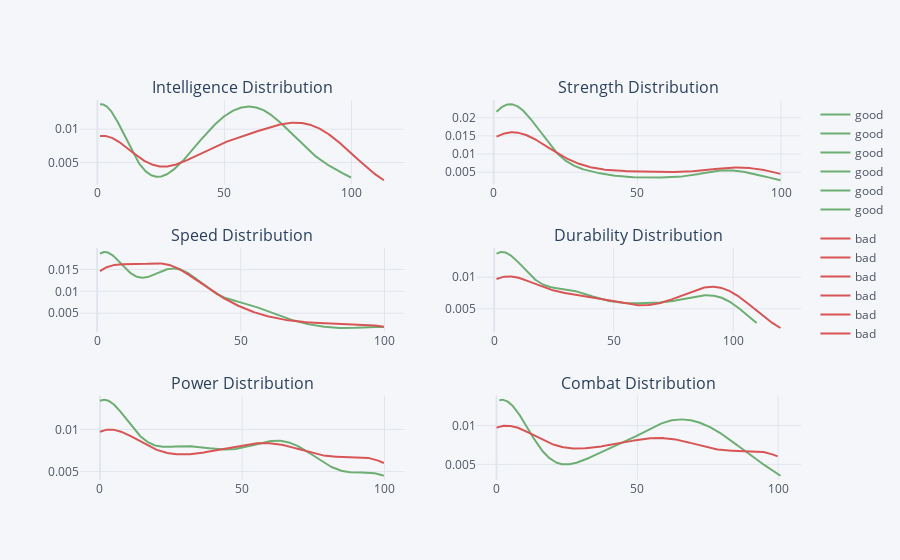

This figure's notebook cell:
### Code cell
titles = ['Intelligence Distribution', 'Strength Distribution', 'Speed Distribution', 'Durability Distribution', 'Power Distribution', 'Combat Distribution']

py.iplot(cf.subplots([fig1, fig2, fig3, fig4, fig5, fig6,],subplot_titles=titles, shape=(3,2)))

## 다른 능력치들은 비슷한 분포를 보이나, 
## Combat(전투력?)의 경우 좋은 캐릭터들이 더 우세하고
## Intelligence(지능)의 경우 나쁜 캐릭터들이 더 우세한 경향이 있다.

### Figure 1 — Plotly figure (JSON) as saved in the notebook; plotly's stock layout.template omitted (floating-point values rounded to 4 significant figures; data arrays with more than 128 entries replaced by an {"elided": "..."} marker saying what was removed)
{"data": [{"legendgroup": "good", "marker": {"color": "#6DAE73"}, "mode": "lines", "name": "good", "showlegend": true, "type": "scatter", "x": {"elided": "500 float values"}, "xaxis": "x", "y": {"elided": "500 float values"}, "yaxis": "y"}, {"legendgroup": "bad", "marker": {"color": "#D85555"}, "mode": "lines", "name": "bad", "showlegend": true, "type": "scatter", "x": {"elided": "500 float values"}, "xaxis": "x", "y": {"elided": "500 float values"}, "yaxis": "y"}, {"legendgroup": "good", "marker": {"color": "#6DAE73", "symbol": "line-ns-open"}, "mode": "markers", "name": "good", "showlegend": false, "type": "scatter", "x": {"elided": "432 int values"}, "xaxis": "x", "y": {"elided": "432 str values"}, "yaxis": "y"}, {"legendgroup": "bad", "marker": {"color": "#D85555", "symbol": "line-ns-open"}, "mode": "markers", "name": "bad", "showlegend": false, "type": "scatter", "x": {"elided": "165 int values"}, "xaxis": "x", "y": {"elided": "165 str values"}, "yaxis": "y"}, {"legendgroup": "good", "marker": {"color": "#6DAE73"}, "mode": "lines", "name": "good", "showlegend": true, "type": "scatter", "x": {"elided": "500 float values"}, "xaxis": "x2", "y": {"elided": "500 float values"}, "yaxis": "y2"}, {"legendgroup": "bad", "marker": {"color": "#D85555"}, "mode": "lines", "name": "bad", "showlegend": true, "type": "scatter", "x": {"elided": "500 float values"}, "xaxis": "x2", "y": {"elided": "500 float values"}, "yaxis": "y2"}, {"legendgroup": "good", "marker": {"color": "#6DAE73", "symbol": "line-ns-open"}, "mode": "markers", "name": "good", "showlegend": false, "type": "scatter", "x": {"elided": "432 int values"}, "xaxis": "x2", "y": {"elided": "432 str values"}, "yaxis": "y2"}, {"legendgroup": "bad", "marker": {"color": "#D85555", "symbol": "line-ns-open"}, "mode": "markers", "name": "bad", "showlegend": false, "type": "scatter", "x": {"elided": "165 int values"}, "xaxis": "x2", "y": {"elided": "165 str values"}, "yaxis": "y2"}, {"legendgroup": "good", "marker": {"color": "#6DAE73"}, "mode": "lines", "name": "good", "showlegend": true, "type": "scatter", "x": {"elided": "500 float values"}, "xaxis": "x3", "y": {"elided": "500 float values"}, "yaxis": "y3"}, {"legendgroup": "bad", "marker": {"color": "#D85555"}, "mode": "lines", "name": "bad", "showlegend": true, "type": "scatter", "x": {"elided": "500 float values"}, "xaxis": "x3", "y": {"elided": "500 float values"}, "yaxis": "y3"}, {"legendgroup": "good", "marker": {"color": "#6DAE73", "symbol": "line-ns-open"}, "mode": "markers", "name": "good", "showlegend": false, "type": "scatter", "x": {"elided": "432 int values"}, "xaxis": "x3", "y": {"elided": "432 str values"}, "yaxis": "y3"}, {"legendgroup": "bad", "marker": {"color": "#D85555", "symbol": "line-ns-open"}, "mode": "markers", "name": "bad", "showlegend": false, "type": "scatter", "x": {"elided": "165 int values"}, "xaxis": "x3", "y": {"elided": "165 str values"}, "yaxis": "y3"}, {"legendgroup": "good", "marker": {"color": "#6DAE73"}, "mode": "lines", "name": "good", "showlegend": true, "type": "scatter", "x": {"elided": "500 float values"}, "xaxis": "x4", "y": {"elided": "500 float values"}, "yaxis": "y4"}, {"legendgroup": "bad", "marker": {"color": "#D85555"}, "mode": "lines", "name": "bad", "showlegend": true, "type": "scatter", "x": {"elided": "500 float values"}, "xaxis": "x4", "y": {"elided": "500 float values"}, "yaxis": "y4"}, {"legendgroup": "good", "marker": {"color": "#6DAE73", "symbol": "line-ns-open"}, "mode": "markers", "name": "good", "showlegend": false, "type": "scatter", "x": {"elided": "432 int values"}, "xaxis": "x4", "y": {"elided": "432 str values"}, "yaxis": "y4"}, {"legendgroup": "bad", "marker": {"color": "#D85555", "symbol": "line-ns-open"}, "mode": "markers", "name": "bad", "showlegend": false, "type": "scatter", "x": {"elided": "165 int values"}, "xaxis": "x4", "y": {"elided": "165 str values"}, "yaxis": "y4"}, {"legendgroup": "good", "marker": {"color": "#6DAE73"}, "mode": "lines", "name": "good", "showlegend": true, "type": "scatter", "x": {"elided": "500 float values"}, "xaxis": "x5", "y": {"elided": "500 float values"}, "yaxis": "y5"}, {"legendgroup": "bad", "marker": {"color": "#D85555"}, "mode": "lines", "name": "bad", "showlegend": true, "type": "scatter", "x": {"elided": "500 float values"}, "xaxis": "x5", "y": {"elided": "500 float values"}, "yaxis": "y5"}, {"legendgroup": "good", "marker": {"color": "#6DAE73", "symbol": "line-ns-open"}, "mode": "markers", "name": "good", "showlegend": false, "type": "scatter", "x": {"elided": "432 int values"}, "xaxis": "x5", "y": {"elided": "432 str values"}, "yaxis": "y5"}, {"legendgroup": "bad", "marker": {"color": "#D85555", "symbol": "line-ns-open"}, "mode": "markers", "name": "bad", "showlegend": false, "type": "scatter", "x": {"elided": "165 int values"}, "xaxis": "x5", "y": {"elided": "165 str values"}, "yaxis": "y5"}, {"legendgroup": "good", "marker": {"color": "#6DAE73"}, "mode": "lines", "name": "good", "showlegend": true, "type": "scatter", "x": {"elided": "500 float values"}, "xaxis": "x6", "y": {"elided": "500 float values"}, "yaxis": "y6"}, {"legendgroup": "bad", "marker": {"color": "#D85555"}, "mode": "lines", "name": "bad", "showlegend": true, "type": "scatter", "x": {"elided": "500 float values"}, "xaxis": "x6", "y": {"elided": "500 float values"}, "yaxis": "y6"}, {"legendgroup": "good", "marker": {"color": "#6DAE73", "symbol": "line-ns-open"}, "mode": "markers", "name": "good", "showlegend": false, "type": "scatter", "x": {"elided": "432 int values"}, "xaxis": "x6", "y": {"elided": "432 str values"}, "yaxis": "y6"}, {"legendgroup": "bad", "marker": {"color": "#D85555", "symbol": "line-ns-open"}, "mode": "markers", "name": "bad", "showlegend": false, "type": "scatter", "x": {"elided": "165 int values"}, "xaxis": "x6", "y": {"elided": "165 str values"}, "yaxis": "y6"}], "layout": {"annotations": [{"font": {"size": 16}, "showarrow": false, "text": "Intelligence Distribution", "x": 0.225, "xanchor": "center", "xref": "paper", "y": 1, "yanchor": "bottom", "yref": "paper"}, {"font": {"size": 16}, "showarrow": false, "text": "Strength Distribution", "x": 0.775, "xanchor": "center", "xref": "paper", "y": 1, "yanchor": "bottom", "yref": "paper"}, {"font": {"size": 16}, "showarrow": false, "text": "Speed Distribution", "x": 0.225, "xanchor": "center", "xref": "paper", "y": 0.6111, "yanchor": "bottom", "yref": "paper"}, {"font": {"size": 16}, "showarrow": false, "text": "Durability Distribution", "x": 0.775, "xanchor": "center", "xref": "paper", "y": 0.6111, "yanchor": "bottom", "yref": "paper"}, {"font": {"size": 16}, "showarrow": false, "text": "Power Distribution", "x": 0.225, "xanchor": "center", "xref": "paper", "y": 0.2222, "yanchor": "bottom", "yref": "paper"}, {"font": {"size": 16}, "showarrow": false, "text": "Combat Distribution", "x": 0.775, "xanchor": "center", "xref": "paper", "y": 0.2222, "yanchor": "bottom", "yref": "paper"}], "legend": {"bgcolor": "#F5F6F9", "font": {"color": "#4D5663"}}, "paper_bgcolor": "#F5F6F9", "plot_bgcolor": "#F5F6F9", "title": {"font": {"color": "#4D5663"}}, "xaxis": {"anchor": "y", "domain": [0, 0.45], "gridcolor": "#E1E5ED", "showgrid": true, "tickfont": {"color": "#4D5663"}, "title": {"font": {"color": "#4D5663"}, "text": ""}, "zerolinecolor": "#E1E5ED"}, "xaxis2": {"anchor": "y2", "domain": [0.55, 1], "gridcolor": "#E1E5ED", "showgrid": true, "tickfont": {"color": "#4D5663"}, "title": {"font": {"color": "#4D5663"}, "text": ""}, "zerolinecolor": "#E1E5ED"}, "xaxis3": {"anchor": "y3", "domain": [0, 0.45], "gridcolor": "#E1E5ED", "showgrid": true, "tickfont": {"color": "#4D5663"}, "title": {"font": {"color": "#4D5663"}, "text": ""}, "zerolinecolor": "#E1E5ED"}, "xaxis4": {"anchor": "y4", "domain": [0.55, 1], "gridcolor": "#E1E5ED", "showgrid": true, "tickfont": {"color": "#4D5663"}, "title": {"font": {"color": "#4D5663"}, "text": ""}, "zerolinecolor": "#E1E5ED"}, "xaxis5": {"anchor": "y5", "domain": [0, 0.45], "gridcolor": "#E1E5ED", "showgrid": true, "tickfont": {"color": "#4D5663"}, "title": {"font": {"color": "#4D5663"}, "text": ""}, "zerolinecolor": "#E1E5ED"}, "xaxis6": {"anchor": "y6", "domain": [0.55, 1], "gridcolor": "#E1E5ED", "showgrid": true, "tickfont": {"color": "#4D5663"}, "title": {"font": {"color": "#4D5663"}, "text": ""}, "zerolinecolor": "#E1E5ED"}, "yaxis": {"anchor": "x", "domain": [0.7778, 1], "gridcolor": "#E1E5ED", "showgrid": true, "tickfont": {"color": "#4D5663"}, "title": {"font": {"color": "#4D5663"}, "text": ""}, "zerolinecolor": "#E1E5ED"}, "yaxis2": {"anchor": "x2", "domain": [0.7778, 1], "gridcolor": "#E1E5ED", "showgrid": true, "tickfont": {"color": "#4D5663"}, "title": {"font": {"color": "#4D5663"}, "text": ""}, "zerolinecolor": "#E1E5ED"}, "yaxis3": {"anchor": "x3", "domain": [0.3889, 0.6111], "gridcolor": "#E1E5ED", "showgrid": true, "tickfont": {"color": "#4D5663"}, "title": {"font": {"color": "#4D5663"}, "text": ""}, "zerolinecolor": "#E1E5ED"}, "yaxis4": {"anchor": "x4", "domain": [0.3889, 0.6111], "gridcolor": "#E1E5ED", "showgrid": true, "tickfont": {"color": "#4D5663"}, "title": {"font": {"color": "#4D5663"}, "text": ""}, "zerolinecolor": "#E1E5ED"}, "yaxis5": {"anchor": "x5", "domain": [0, 0.2222], "gridcolor": "#E1E5ED", "showgrid": true, "tickfont": {"color": "#4D5663"}, "title": {"font": {"color": "#4D5663"}, "text": ""}, "zerolinecolor": "#E1E5ED"}, "yaxis6": {"anchor": "x6", "domain": [0, 0.2222], "gridcolor": "#E1E5ED", "showgrid": true, "tickfont": {"color": "#4D5663"}, "title": {"font": {"color": "#4D5663"}, "text": ""}, "zerolinecolor": "#E1E5ED"}}}
